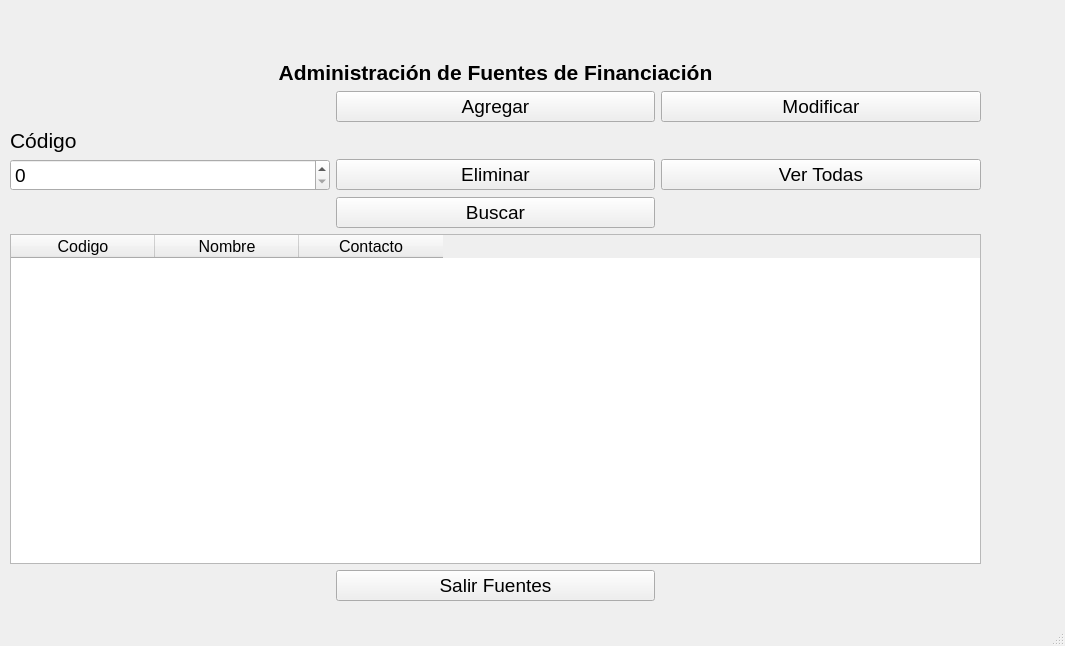
<?xml version="1.0" encoding="UTF-8"?>
<ui version="4.0">
 <class>MainWindow</class>
 <widget class="QMainWindow" name="MainWindow">
  <property name="geometry">
   <rect>
    <x>0</x>
    <y>0</y>
    <width>1065</width>
    <height>646</height>
   </rect>
  </property>
  <property name="windowTitle">
   <string>MainWindow</string>
  </property>
  <widget class="QWidget" name="centralwidget">
   <widget class="QWidget" name="layoutWidget">
    <property name="geometry">
     <rect>
      <x>10</x>
      <y>60</y>
      <width>971</width>
      <height>541</height>
     </rect>
    </property>
    <layout class="QGridLayout" name="gridLayout">
     <item row="3" column="2">
      <widget class="QPushButton" name="PBTodas">
       <property name="font">
        <font>
         <pointsize>14</pointsize>
        </font>
       </property>
       <property name="text">
        <string>Ver Todas</string>
       </property>
      </widget>
     </item>
     <item row="4" column="1">
      <widget class="QPushButton" name="PBBuscar">
       <property name="font">
        <font>
         <pointsize>14</pointsize>
        </font>
       </property>
       <property name="text">
        <string>Buscar</string>
       </property>
      </widget>
     </item>
     <item row="3" column="1">
      <widget class="QPushButton" name="PBEliminar">
       <property name="font">
        <font>
         <pointsize>14</pointsize>
        </font>
       </property>
       <property name="text">
        <string>Eliminar</string>
       </property>
      </widget>
     </item>
     <item row="1" column="2">
      <widget class="QPushButton" name="PBModificar">
       <property name="font">
        <font>
         <pointsize>14</pointsize>
        </font>
       </property>
       <property name="text">
        <string>Modificar</string>
       </property>
      </widget>
     </item>
     <item row="2" column="0" colspan="2">
      <widget class="QLabel" name="LCodigoEliminar">
       <property name="font">
        <font>
         <pointsize>16</pointsize>
        </font>
       </property>
       <property name="text">
        <string>Código</string>
       </property>
      </widget>
     </item>
     <item row="3" column="0">
      <widget class="QSpinBox" name="SBCodigoEliminar">
       <property name="font">
        <font>
         <pointsize>14</pointsize>
        </font>
       </property>
       <property name="maximum">
        <number>999999999</number>
       </property>
      </widget>
     </item>
     <item row="1" column="1">
      <widget class="QPushButton" name="PBAgregar">
       <property name="font">
        <font>
         <pointsize>14</pointsize>
        </font>
       </property>
       <property name="text">
        <string>Agregar</string>
       </property>
      </widget>
     </item>
     <item row="0" column="0" colspan="3">
      <widget class="QLabel" name="LTitulo">
       <property name="minimumSize">
        <size>
         <width>100</width>
         <height>0</height>
        </size>
       </property>
       <property name="font">
        <font>
         <pointsize>16</pointsize>
         <weight>75</weight>
         <bold>true</bold>
        </font>
       </property>
       <property name="text">
        <string>Administración de Fuentes de Financiación</string>
       </property>
       <property name="alignment">
        <set>Qt::AlignCenter</set>
       </property>
      </widget>
     </item>
     <item row="6" column="1">
      <widget class="QPushButton" name="PBSalir">
       <property name="font">
        <font>
         <pointsize>14</pointsize>
        </font>
       </property>
       <property name="text">
        <string>Salir Fuentes</string>
       </property>
      </widget>
     </item>
     <item row="5" column="0" colspan="3">
      <widget class="QTableWidget" name="TWTabla">
       <property name="minimumSize">
        <size>
         <width>711</width>
         <height>0</height>
        </size>
       </property>
       <property name="font">
        <font>
         <pointsize>12</pointsize>
        </font>
       </property>
       <property name="sizeAdjustPolicy">
        <enum>QAbstractScrollArea::AdjustToContents</enum>
       </property>
       <attribute name="horizontalHeaderDefaultSectionSize">
        <number>144</number>
       </attribute>
       <attribute name="verticalHeaderMinimumSectionSize">
        <number>60</number>
       </attribute>
       <column>
        <property name="text">
         <string>Codigo</string>
        </property>
       </column>
       <column>
        <property name="text">
         <string>Nombre</string>
        </property>
       </column>
       <column>
        <property name="text">
         <string>Contacto</string>
        </property>
       </column>
      </widget>
     </item>
    </layout>
   </widget>
  </widget>
  <widget class="QStatusBar" name="statusbar"/>
 </widget>
 <tabstops>
  <tabstop>SBCodigoEliminar</tabstop>
  <tabstop>PBEliminar</tabstop>
  <tabstop>TWTabla</tabstop>
 </tabstops>
 <resources/>
 <connections/>
</ui>
